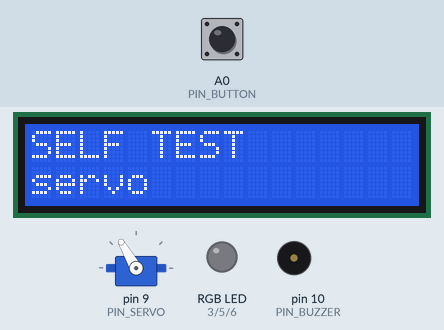
A sketch run on a simulated Arduino Uno, built with avr-gcc and run on an emulated ATmega328P. Parts: 16×2 character LCD, servo, an RGB LED mixed from three pins (HIGH = lit), buzzer (waves = sounding, pin HIGH). Inputs (shaded band) come from the test bench; at power-on: A0 (PIN_BUTTON) HIGH. What the sketch prints to the serial monitor is not drawn.

Above: at 1.2 s.
1.3 s: A0 (PIN_BUTTON) pulled LOW for 3.2 s
At 4.39 s:
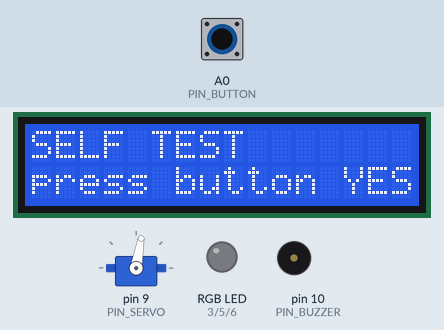
At 5.9 s:
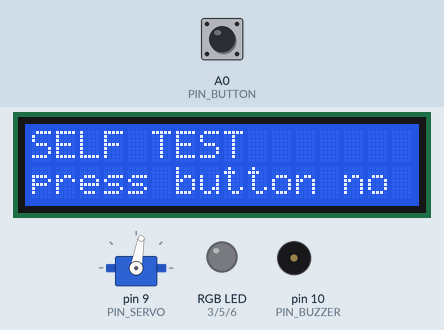
Timing chart, 0 to 13.2 s (numbered marks = the images above; inputs shaded):
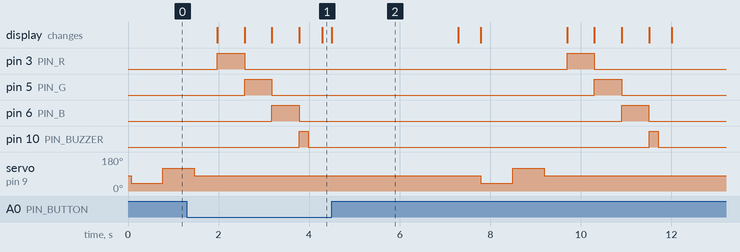

Measured:
- after the input at 1.3 s, the display: first differs from a run without the input after 3.0 s (image 1)
- by itself, pin 3 (PIN_R), pin 5 (PIN_G), pin 6 (PIN_B): alternates HIGH for 0.60 s and LOW for 7.1 s
- by itself, pin 10 (PIN_BUZZER): alternates HIGH for 0.20 s and LOW for 7.5 s

The sketch:

overlord_selftest.ino
```cpp
// SELF-TEST: runs each part one at a time, forever.
// Upload it after wiring each stage and note what does NOT happen.
// The same messages also appear in Serial Monitor (9600 baud).

#include <Servo.h>
#include <LiquidCrystal.h>

const byte PIN_SERVO  = 9;
const byte PIN_R      = 3;
const byte PIN_G      = 5;
const byte PIN_B      = 6;
const byte PIN_BUZZER = 10;
const byte PIN_BUTTON = A0;
const bool COMMON_ANODE = false;        // set true if the colours look inverted
LiquidCrystal lcd(12, 11, 8, 7, 4, 2);  // RS, E, D4, D5, D6, D7
Servo head;

void setRGB(byte r, byte g, byte b) {
    if (COMMON_ANODE) { r = 255 - r; g = 255 - g; b = 255 - b; }
    analogWrite(PIN_R, r);
    analogWrite(PIN_G, g);
    analogWrite(PIN_B, b);
}

void say(const char* what) {
    lcd.setCursor(0, 1);
    lcd.print("                ");
    lcd.setCursor(0, 1);
    lcd.print(what);
    Serial.println(what);
}

void setup() {
    Serial.begin(9600);
    pinMode(PIN_R, OUTPUT);
    pinMode(PIN_G, OUTPUT);
    pinMode(PIN_B, OUTPUT);
    pinMode(PIN_BUZZER, OUTPUT);
    pinMode(PIN_BUTTON, INPUT_PULLUP);
    lcd.begin(16, 2);
    lcd.print("SELF TEST");
    head.attach(PIN_SERVO);
    head.write(80);
}

void loop() {
    say("servo");
    head.write(40); delay(700);
    head.write(120); delay(700);
    head.write(80); delay(500);

    say("rgb red");   setRGB(255, 0, 0); delay(600);
    say("rgb green"); setRGB(0, 255, 0); delay(600);
    say("rgb blue");  setRGB(0, 0, 255); delay(600);
    setRGB(0, 0, 0);

    say("buzzer");
    digitalWrite(PIN_BUZZER, HIGH); delay(200);
    digitalWrite(PIN_BUZZER, LOW); delay(300);

    say("press button");
    unsigned long until = millis() + 3000;
    while (millis() < until) {
        lcd.setCursor(13, 1);
        lcd.print(digitalRead(PIN_BUTTON) == LOW ? "YES" : "no ");
    }
    say("--- again ---");
    delay(500);
}
```
